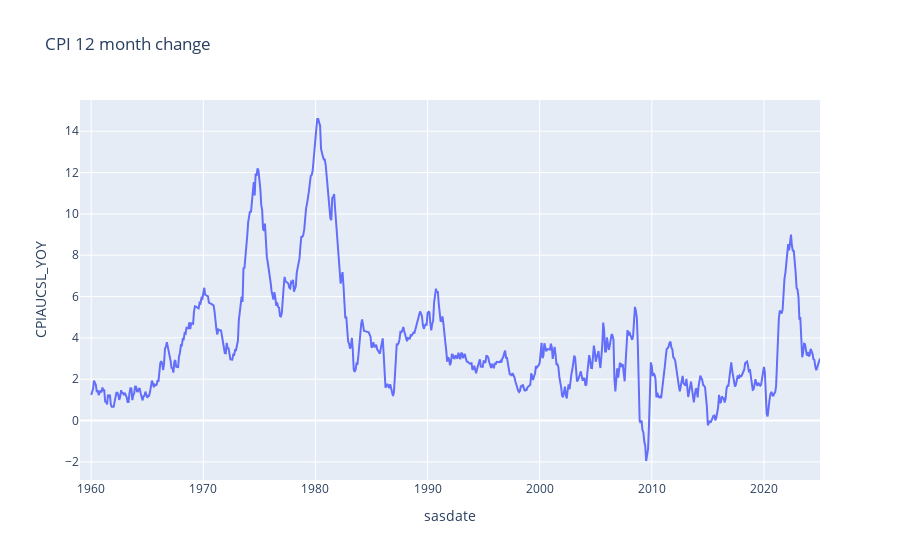

Here is the notebook cell this chart was saved with:
### Code cell
fig = px.line(df, x='sasdate', y='CPIAUCSL_YOY', title='CPI 12 month change')
fig.show()

### Figure 1 — Plotly figure (JSON) as saved in the notebook; plotly's stock layout.template omitted (floating-point values rounded to 4 significant figures; data arrays with more than 128 entries replaced by an {"elided": "..."} marker saying what was removed)
{"data": [{"hovertemplate": "sasdate=%{x}<br>CPIAUCSL_YOY=%{y}<extra></extra>", "legendgroup": "", "line": {"color": "#636efa", "dash": "solid"}, "marker": {"symbol": "circle"}, "mode": "lines", "name": "", "orientation": "v", "showlegend": false, "type": "scatter", "x": {"elided": "793 str values"}, "xaxis": "x", "y": {"elided": "793 float values"}, "yaxis": "y"}], "layout": {"legend": {"tracegroupgap": 0}, "title": {"text": "CPI 12 month change"}, "xaxis": {"anchor": "y", "domain": [0, 1], "title": {"text": "sasdate"}}, "yaxis": {"anchor": "x", "domain": [0, 1], "title": {"text": "CPIAUCSL_YOY"}}}}
